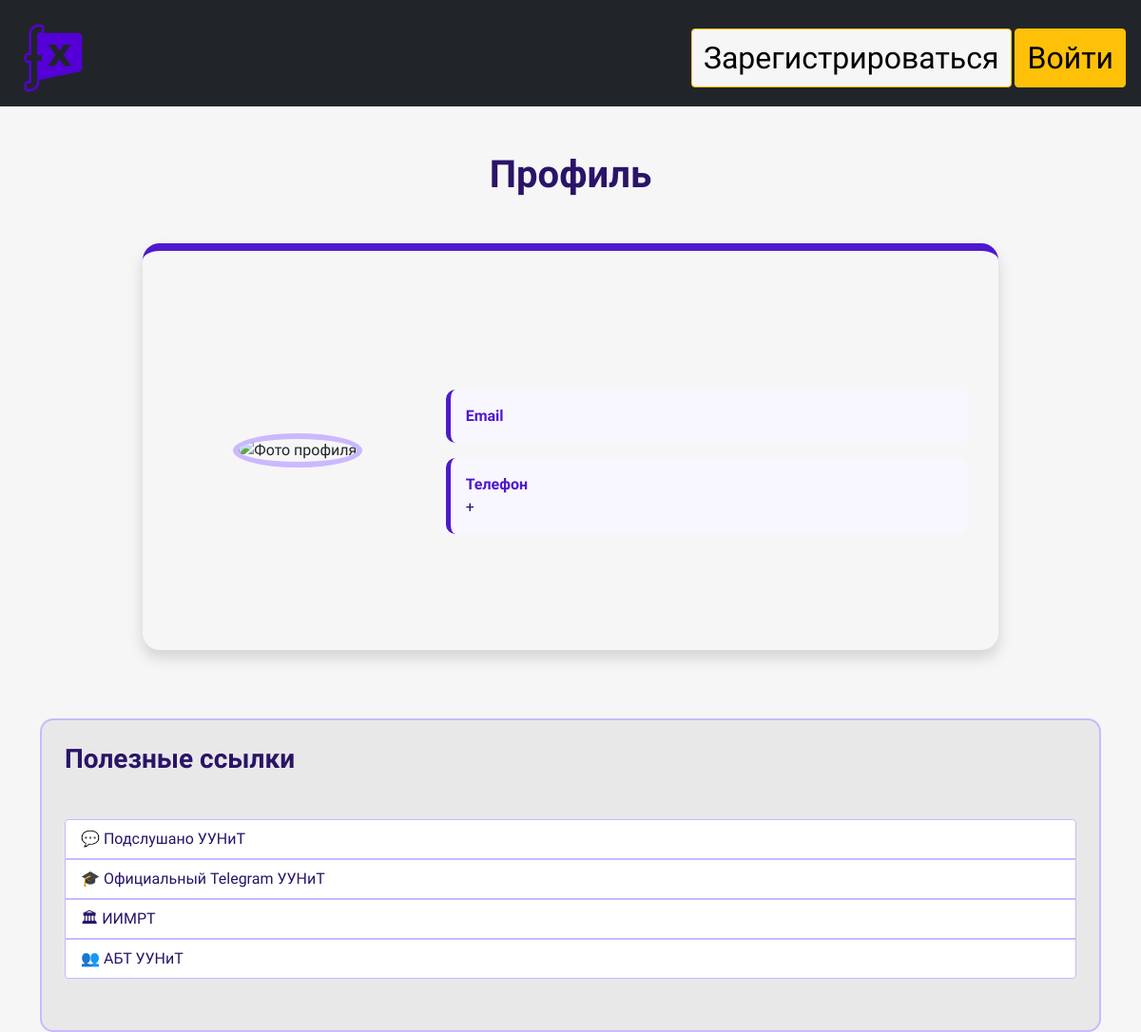
Page /profile/16 on the earlier database version.
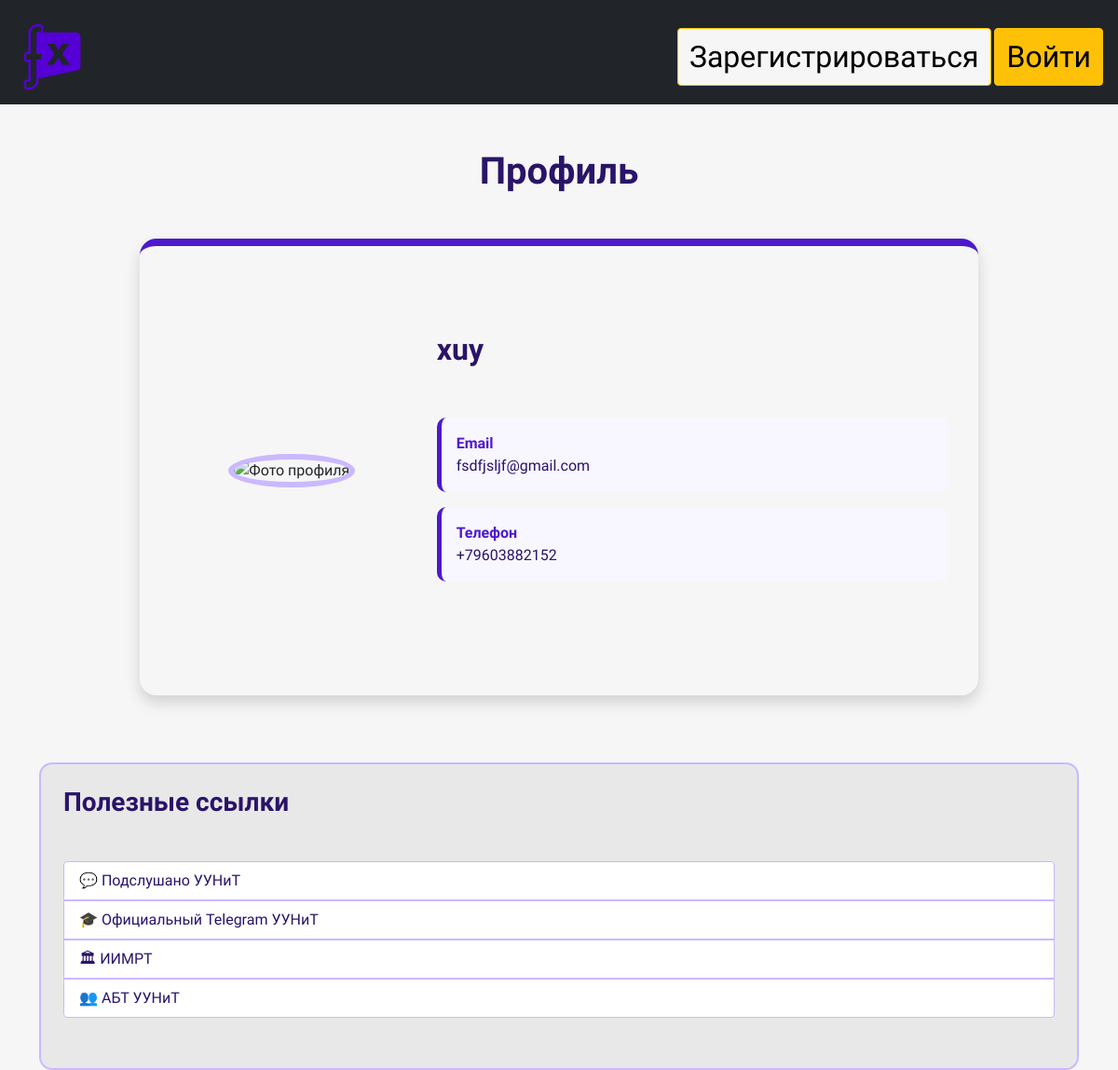
Same page on the later database version.
### data/user.py (models this page shows, shortened)
class Users(SqlAlchemyBase, UserMixin, SerializerMixin):  # модель для работы с таблицей users
    __tablename__ = 'users'
    id = sqlalchemy.Column(sqlalchemy.Integer,
                           primary_key=True, autoincrement=True)
    login = sqlalchemy.Column(sqlalchemy.String, nullable=True, unique=True)
    email = sqlalchemy.Column(sqlalchemy.String,
                              index=True, unique=True, nullable=True)
    photo = sqlalchemy.Column(sqlalchemy.String, nullable=True)
    phone_number = sqlalchemy.Column(sqlalchemy.String, nullable=True)
    hashed_password = sqlalchemy.Column(sqlalchemy.String, nullable=True)
    created_date = sqlalchemy.Column(sqlalchemy.DateTime,
                                     default=datetime.datetime.now)

### main.py (the view)
@app.route('/profile/<int:id>')  # обработчик профиля пользователя
def profile(id):
    session = db_session.create_session()
    user = session.query(Users).filter(Users.id == id).first()
    photo = session.query(Users).all()
    return render_template('profile.html', title='Профиль', user=user, photos=photo,
                           css1=url_for('static', filename='css/style_profile.css'))

### data/db_session.py (called while the page is built)
def create_session() -> Session:
    global __factory
    return __factory()

### templates/profile.html (shortened to what this page needs)
{% extends "base.html" %}
{% block styles %}
<link rel="stylesheet"
      href="{{ url_for('static', filename='css/style_profile.css') }}">
{% endblock %}
{% block content %}
<div class="container py-5">
    <h1 class="text-center profile-title mb-5">
        Профиль
    </h1>
    <div class="profile-card mx-auto shadow">
        <div class="row align-items-center g-4">
            <div class="col-md-4 text-center">
                <img
                    class="profile-image"
                    src="/{{ user.photo }}"
                    alt="Фото профиля">
            </div>
            <div class="col-md-8">
                <h2 class="username">
                    {{ user.login }}
                </h2>
                <div class="profile-info mt-4">
                    <div class="info-item">
                        <strong>Email</strong><br>
                        {{ user.email }}
                    </div>
                    <div class="info-item">
                        <strong>Телефон</strong><br>
                        +{{ user.phone_number }}
                    </div>
                </div>
            </div>
        </div>
    </div>
</div>
<div class="links-card mt-4">
    <h3>Полезные ссылки</h3>
    <div class="list-group">
        <a href="https://t.me/uunit_overhear"
           target="_blank"
           class="list-group-item list-group-item-action">
            💬 Подслушано УУНиТ
        </a>
        <a href="https://t.me/uustufa"
           target="_blank"
           class="list-group-item list-group-item-action">
            🎓 Официальный Telegram УУНиТ
        </a>
        <a href="https://t.me/uustiimrt"
           target="_blank"
           class="list-group-item list-group-item-action">
            🏛 ИИМРТ
        </a>
        <a href="https://t.me/abtuunit"
           target="_blank"
           class="list-group-item list-group-item-action">
            👥 АБТ УУНиТ
        </a>
    </div>
</div>
{% endblock %}

Differences in the rows shown:
added Users: login "xuy", email "fsdfjsljf@gmail.com", phone_number "79603882152"
